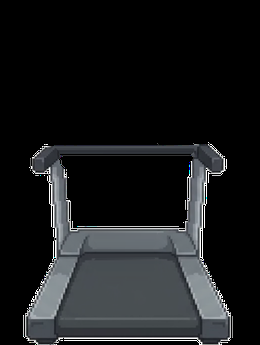
#> input picture assets/treadmill/treadmill_base.png, 260 x 345 px
$ python -i build_treadmill_assets.py   (imports and definitions only)
#> lines starting #> are read from the running program, lines starting #| are printed output that depends on the picture; after the words box and inside, x2 and y2 are one past the last pixel; in counts of white or black regions, pixels touching at a corner belong together
#> further down, picture is the input picture: shape (345, 260, 3); mean B, G, R 29, 27.7, 26.3
#!/usr/bin/env python3
"""Builds the treadmill art from the supplied treadmill video (tradmill_1.mp4, 1280x720 @ 24 fps, white background).

Usage:  ffmpeg -i tradmill_1.mp4 -vsync 0 full/f_%03d.png
        python tools/build_treadmill_assets.py        (run from a folder that contains full/)
Writes ./out/treadmill_{male,female}_run_00..N.png, treadmill_base.png (the machine on its own) and prints the numbers used by cinema/treadmill.js.

Video segments (1-based frame numbers): male run 1-107 | female run 108-214 | both side by side 215-240 (not used).
Each run is one ~20-frame stride loop, taken straight from the video (no re-drawn frames).  Every frame shares one canvas, so the machine
stays put while only the runner moves.  treadmill_base.png is the same canvas with the runner taken out (median of both runs + a row fill
behind the body), so the idle pose is simply the player's own standing sprite on the machine.
"""
import numpy as np, os, sys, json
from PIL import Image
from scipy import ndimage as ndi

BOX = (380, 30, 900, 720)                    # shared canvas (x0, y0, x1, y1) in video pixels
LOOP = 20                                    # frames per stride loop
def load(i): return np.asarray(Image.open(f'full/f_{i:03d}.png').convert('RGB'), dtype=np.float32)[BOX[1]:BOX[3], BOX[0]:BOX[2]]

def cutout(rgb):
    near = np.abs(rgb - 255).sum(2) < 60
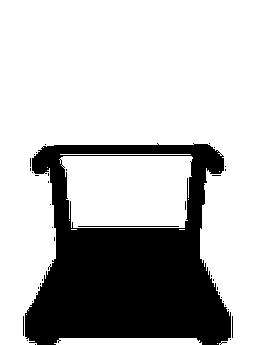
#> near: shape (345, 260) bool; 73% white; 39 black regions (35 under 20 px), largest, box (x1, y1, x2, y2) and area: (25, 143, 231, 345) 24010, (78, 226, 179, 227) 101, (232, 316, 233, 338) 22, (23, 316, 24, 336) 20
    pure = np.abs(rgb - 255).sum(2) < 24                    # near-pure white pockets (gap between the legs, under an arm) are background too
    lab, n = ndi.label(near)
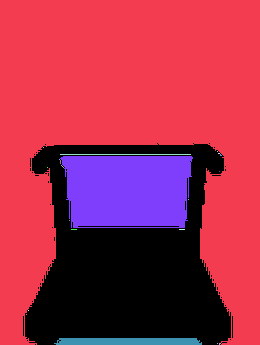
#> lab: shape (345, 260) int32; 24 distinct labels, from 0 to 23; one colour per label, 0 black
#> n = 23
    border = set(np.unique(np.concatenate([lab[0], lab[-1], lab[:, 0], lab[:, -1]]))); border.discard(0)
#> after `border = set(np.unique(np.concatenate([lab[0], lab[-1], lab[:, 0], lab`: border = 4 items
    bg = np.isin(lab, list(border))
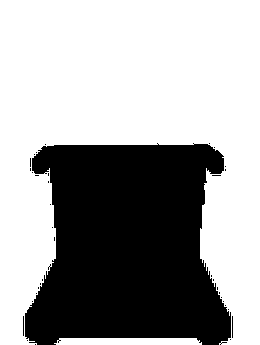
#> bg: shape (345, 260) bool; 63.2% white; 36 black regions (33 under 20 px), largest, box (x1, y1, x2, y2) and area: (25, 143, 231, 345) 32888, (232, 316, 233, 338) 22, (23, 316, 24, 336) 20
    sizes = ndi.sum(near, lab, range(1, n + 1))
#> sizes = 23 values, max 55704 at index 0, min 1 at index 1, mean 2846.4
    for i, sz in enumerate(sizes, 1):
        if sz > 250: bg |= (lab == i)           # big enclosed white pockets (between arm and torso)
#> this loop made 23 passes
#> sz on passes 1 to 12: 55704, 1, 1, 2, 131, 3, 8601, 1, 4, 1, 1, 1
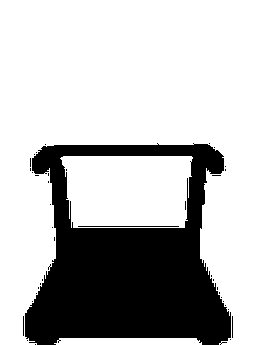
#> bg: shape (345, 260) bool; 72.8% white; 39 black regions (35 under 20 px), largest, box (x1, y1, x2, y2) and area: (25, 143, 231, 345) 24175, (78, 226, 179, 227) 101, (232, 316, 233, 338) 22, (23, 316, 24, 336) 20
    lp, npk = ndi.label(pure)
#> lp: shape (345, 260) int32; 21 distinct labels, from 0 to 20
#> npk = 20
    for i, sz in enumerate(ndi.sum(pure, lp, range(1, npk + 1)), 1):
        if sz > 12: bg |= (lp == i)
#> this loop made 20 passes
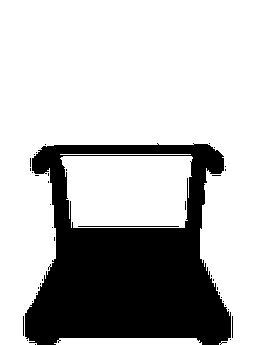
#> bg: shape (345, 260) bool; 72.9% white; 39 black regions (35 under 20 px), largest, box (x1, y1, x2, y2) and area: (25, 143, 231, 345) 24044, (78, 226, 179, 227) 101, (232, 316, 233, 338) 22, (23, 316, 24, 336) 20
    fg = ~bg
    l2, n2 = ndi.label(fg); sz2 = ndi.sum(fg, l2, range(1, n2 + 1))
#> after `l2, n2 = ndi.label(fg)`:
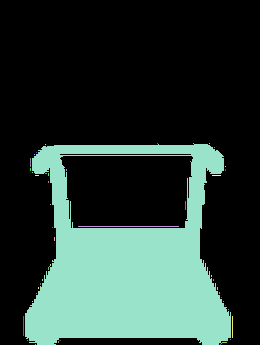
#> l2: shape (345, 260) int32; 52 distinct labels, from 0 to 51; one colour per label, 0 black
#> after `l2, n2 = ndi.label(fg)`: n2 = 51
#> after `sz2 = ndi.sum(fg, l2, range(1, n2 + 1))`: sz2 = 51 values, max 24022 at index 4, min 1 at index 0, mean 475.8
    keep = np.zeros_like(fg)
    for i, s in enumerate(sz2, 1):
        if s >= 40: keep |= (l2 == i)
#> this loop made 51 passes
#> keep: shape (345, 260) bool; 26.9% white; 2 white regions, box (x1, y1, x2, y2) and area: (25, 144, 231, 345) 24022, (78, 226, 179, 227) 101
    return keep

# [31 lines left out: functions best_loop, build_base, not called in this run]

SCALE = 0.5                                  # stored at half the video size (still ~3x the on-screen size) to keep the download small
def save(rgb, a, path):
    im = Image.fromarray(np.dstack([np.clip(rgb, 0, 255).astype(np.uint8), (a * 255).astype(np.uint8)])).convert('RGBa')
    im.resize((round(im.width * SCALE), round(im.height * SCALE)), Image.LANCZOS).convert('RGBA').save(path, optimize=True)

# [13 lines left out: function main, not called in this run]

# [1 line not run here, left out]

>>> import cv2
>>> picture = cv2.imread('../assets/treadmill/treadmill_base.png')
>>> result = cutout(picture)

$ run again, on assets/treadmill/treadmill_female_run_00.png
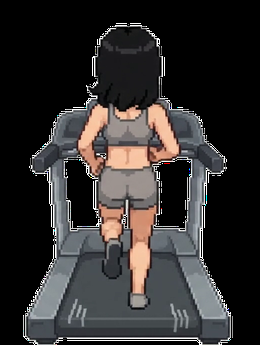
#> input picture assets/treadmill/treadmill_female_run_00.png, 260 x 345 px
#> picture is the input picture: shape (345, 260, 3); mean B, G, R 47.1, 47.6, 50.1
#> near: shape (345, 260) bool; 56.4% white; 62 black regions (58 under 20 px), largest, box (x1, y1, x2, y2) and area: (25, 26, 231, 345) 38859, (232, 316, 233, 338) 22, (78, 226, 98, 227) 20, (23, 316, 24, 336) 20
#> lab: shape (345, 260) int32; 115 distinct labels, from 0 to 114
#> n = 114
#> border = 4 items
#> sizes = 114 values, max 45072 at index 0, min 1 at index 22, mean 444.1
#> the loop in cutout, `for i, sz in enumerate(sizes, 1):` made 114 passes
#> sz on passes 1 to 8: 45072, 79, 5, 5, 3, 3, 2, 2
#> lp: shape (345, 260) int32; 92 distinct labels, from 0 to 91
#> npk = 91
#> the loop in cutout, `for i, sz in enumerate(ndi.sum(pure, lp, range(1, npk + 1)), 1):` made 91 passes
#> sz on passes 1 to 8: 45059, 1, 26, 12, 2, 1, 2, 1
#> after the loop in cutout, `for i, sz in enumerate(ndi.sum(pure, lp, range(1, npk + 1)), 1):`:
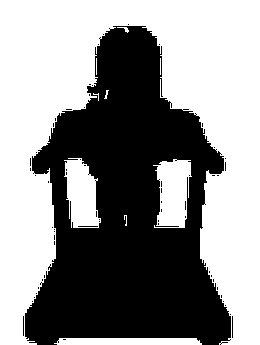
#> bg: shape (345, 260) bool; 55.6% white; 62 black regions (58 under 20 px), largest, box (x1, y1, x2, y2) and area: (25, 26, 231, 345) 39575, (232, 316, 233, 338) 22, (78, 226, 98, 227) 20, (23, 316, 24, 336) 20
#> l2: shape (345, 260) int32; 86 distinct labels, from 0 to 85
#> n2 = 85
#> sz2 = 85 values, max 39534 at index 1, min 1 at index 0, mean 468
#> the loop in cutout, `for i, s in enumerate(sz2, 1):` made 85 passes
#> pass 2, in cutout, `if s >= 40: keep |= (l2 == i)`:
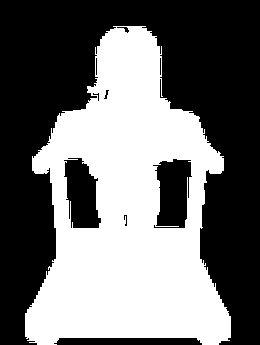
#> keep: shape (345, 260) bool; 44.1% white; 1 white region, box (x1, y1, x2, y2) and area: (25, 26, 231, 345) 39534
